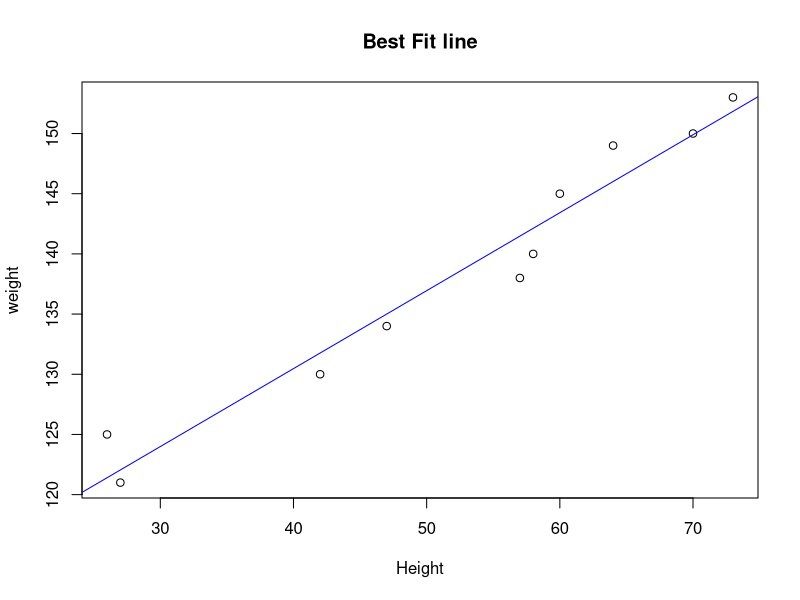

Write the R code that produced this figure.
Height=c(27,26,42,47,57,58,60,64,70,73)
weight=c(121,125,130,134,138,140,145,149,150,153)


data1 =data.frame(Height,weight)


data1

m1 = lm(formula=weight~Height,data = data1)

m1

plot(Height,weight,main = "Best Fit line")
abline(m1,col="Blue")


a= data.frame(Height=170)

result= predict(m1,newdata=a)

print(result)